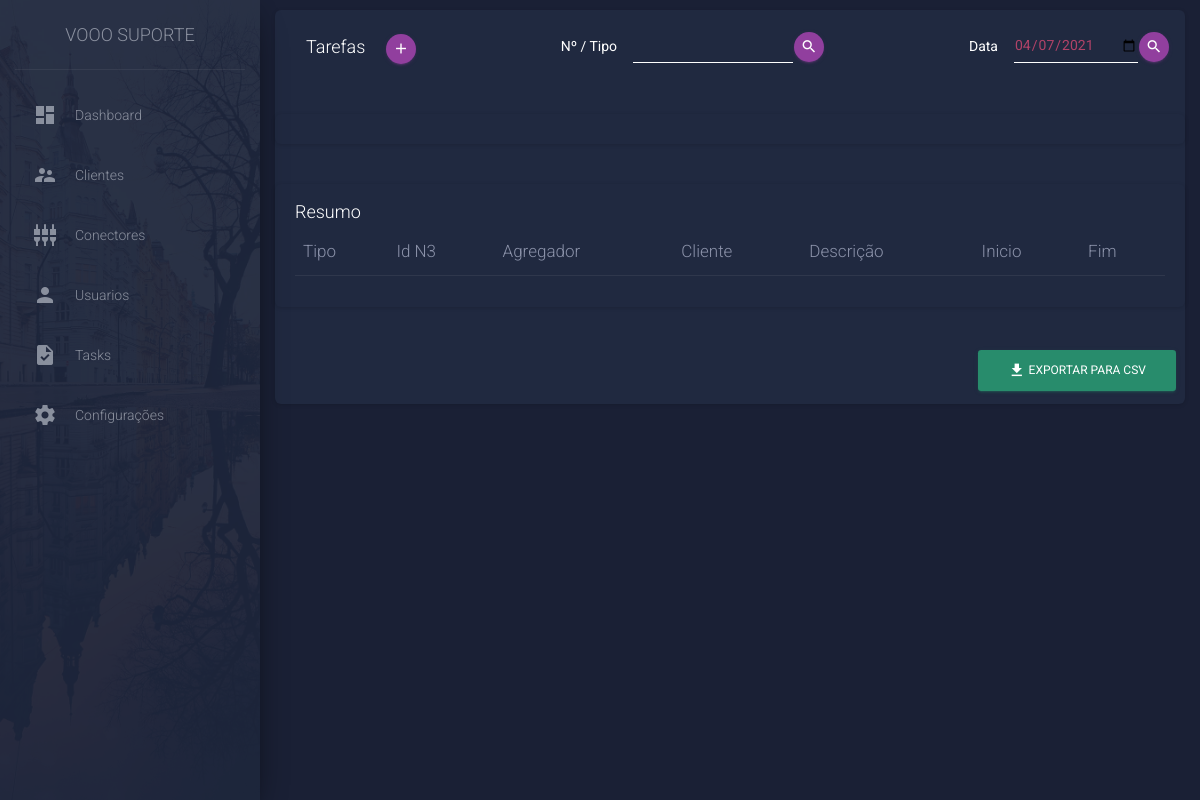
/tasks/, run on an earlier commit of the app's database.
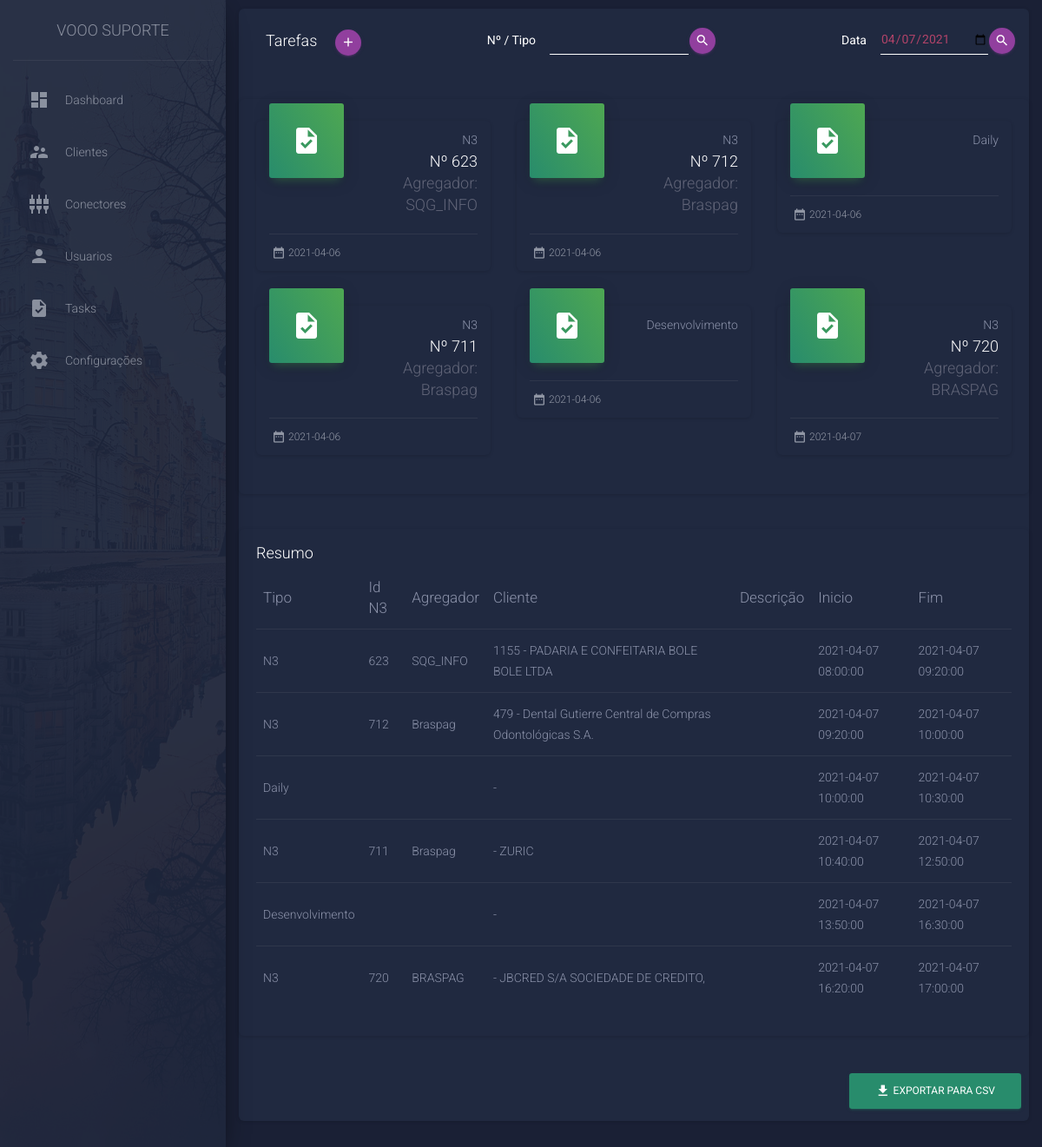
And on a later commit of the database.
### model/ModelSqlite.py (models this page shows, shortened)
class Task(db.Model):
    __tablename__ = 'task'
    id = Column(INTEGER, primary_key=True)
    name = Column(String, nullable=False, default='')
    day = Column(DATE, nullable=False, default=datetime.now())
    type_id = Column(INTEGER, ForeignKey('tasktype.id'))
    task_type = relationship('TaskType')
    order_id = Column(INTEGER, ForeignKey('order.id'))
    order = relationship('Order')
    actions = relationship('Action', backref='Task', lazy=False)

class TaskType(db.Model):
    __tablename__ = 'tasktype'
    id = Column(INTEGER, primary_key=True)
    name = Column(String, nullable=False, default='')

class Order(db.Model):
    __tablename__ = 'order'
    id = Column(INTEGER, primary_key=True)
    number = Column(INTEGER, nullable=False, default='0')
    client_name = Column(String)
    client_id = Column(String)
    aggregator = Column(String)

class Action(db.Model):
    __tablename__ = 'action'
    id = Column(INTEGER, primary_key=True)
    description = Column(String, nullable=False, default='')
    init = Column(DATETIME, default=datetime.now())
    finish = Column(DATETIME, nullable=True)
    finished = Column(BOOLEAN, nullable=False, default=False)
    task_id = Column(INTEGER, ForeignKey('task.id'))

### __main__.py (the view)
@app.route('/tasks/', methods=['GET', 'POST'])
def tasks():
    try:
        sumary_date = datetime.now().strftime('%Y-%m-%d') \
            if request.method == 'GET' else request.form['sumary_date']
        search = request.form['search'] if 'search' in request.form else None
        if search:
            tasks = taskDao.load_by_search(search)
        else:
            tasks = taskDao.load_by_date(sumary_date)
        sumary = orderDao.sumary(sumary_date)
        task_types = load_task_types()
        return render_template(locate_html('tasks'), tasks=tasks, task_types=task_types, sumary=sumary,
                               sumary_date=sumary_date)
    except Exception as e:
        abort(500, description=e)

### __main__.py (called while the page is built)
def locate_html(page: str) -> str:
    return f'pages/{page}.html'

def load_task_types():
    task_types = taskTypeDao.load()
    def set_selected(item):
        item.selected = item.name == 'N3'
        return item
    return list(map(set_selected, task_types))

### model/OrderDao.py (called while the page is built)
def sumary(sumary_date: str):
    sumary_date = datetime.strptime(sumary_date, '%Y-%m-%d')
    finish = sumary_date + timedelta(hours=23, minutes=59, seconds=59)
    query = db.session.query(Task.id, Action, TaskType, Order) \
        .outerjoin(Action, Action.task_id == Task.id) \
        .join(TaskType, TaskType.id == Task.type_id) \
        .outerjoin(Order, Order.id == Task.order_id) \
        .filter(Action.init >= sumary_date, Action.finish <= finish)
    return query.all()

### model/TaskDao.py (called while the page is built)
def load_by_date(sumary_date):
    query = db.session.query(Task, Action, TaskType, Order) \
        .join(Action, Action.task_id == Task.id) \
        .join(TaskType, TaskType.id == Task.type_id) \
        .outerjoin(Order, Order.id == Task.order_id) \
        .filter(Action.init >= sumary_date)
    return query.all()

### model/TaskTypeDao.py (called while the page is built)
def load():
    return TaskType.query.all()

### template/pages/tasks.html (shortened to what this page needs)
{% extends "./layout/layout.html" %}
{% block content %}
<nav class="navbar navbar-expand-lg navbar-transparent">
  <div class="container">
    <div class="navbar-translate">
      <a class="navbar-brand text-white" href="/tasks/">Tarefas</a>
      <button type="button" class="btn btn-primary btn-raised btn-fab btn-fab-mini btn-round" data-toggle="modal"
        data-target="#modalNewTask">
        <i class="material-icons">add</i>
      </button>
    </div>
    <div class="collapse navbar-collapse">
      <form class="form-inline ml-auto" action="/tasks/" method="POST">
        <label class="text-white mr-3">Nº / Tipo </label>
        <div class="form-group has-white">
          <input type="text" class="form-control" name="search">
        </div>
        <button type="submit" class="btn btn-primary btn-raised btn-fab btn-fab-mini btn-round">
          <i class="material-icons">search</i>
        </button>
      </form>
      <form class="form-inline ml-auto" action="/tasks/" method="POST">
        <label class="text-white mr-3">Data </label>
        <div class="form-group has-white">
          <input type="date" class="form-control" name="sumary_date" value="{{ sumary_date }}">
        </div>
        <button type="submit" class="btn btn-primary btn-raised btn-fab btn-fab-mini btn-round">
          <i class="material-icons">search</i>
        </button>
      </form>
    </div>
  </div>
</nav>
<div class="card">
  <div class="card-body">
    <div class="row">
      {% for task in tasks %}
      <div class="col-md-4 col-sm-4">
        <a href="/task/{{ task.Task.id }}">
          <div class="card card-stats">
            <div class="card-header card-header-success card-header-icon">
              <div class="card-icon">
                <i class="material-icons">task</i>
              </div>
              <p class="card-category">{{task.TaskType.name}}</p>
              {% if task.Order %}
              <h4 class="card-title"> Nº {{task.Order.number}}</h4>
              <h4 class="card-title">Agregador: {{task.Order.aggregator}}</h4>
              {% endif %}
            </div>
            <div class="card-footer">
              <div class="stats">
                <i class="material-icons">date_range</i> {{task.Task.day}}
              </div>
            </div>
          </div>
        </a>
      </div>
      {% endfor %}
    </div>
  </div>
</div>
<div class="card">
  <div class="card-body">
    <h4 class="card-title text-white">Resumo</h4>
    <table class="table">
      <thead>
        <th>Tipo</th>
        <th>Id N3</th>
        <th>Agregador</th>
        <th>Cliente</th>
        <th>Descrição</th>
        <th>Inicio</th>
        <th>Fim</th>
      </thead>
      <tbody>
        {% for item in sumary %}
        <tr>
          <td>{{item.TaskType.name}}</td>
          <td>{{item.Order.number}}</td>
          <td>{{item.Order.aggregator}}</td>
          <td>{{item.Order.client_id}} - {{item.Order.client_name}}</td>
          <td>{{item.Action.description}}</td>
          <td>{{item.Action.init}}</td>
          <td>{{item.Action.finish}}</td>
        </tr>
        {% endfor %}
      </tbody>
    </table>
  </div>
</div>
<div class="d-flex justify-content-end p-2">
  <form action="/exportCSV/" method="POST">
    <button class="btn btn-success" type="submit">
      <i class="material-icons">file_download</i> Exportar para CSV
    </button>
  </form>
{% endblock %}

### template/layout/layout.html (shortened to what this page needs)
<!DOCTYPE html>
<html lang="pt-br">
<head>
  <link rel="stylesheet" href="https://maxcdn.bootstrapcdn.com/font-awesome/latest/css/font-awesome.min.css">
  <link href="{{url_for('static', filename='assets/css/material-dashboard.css')}}" rel="stylesheet" />
  <link href="{{ url_for('static', filename='assets/demo/demo.css') }}" rel="stylesheet" />
</head>
<body class="dark-edition">
  <div class="wrapper ">
    <div class="sidebar" data-color="purple" data-background-color="black" data-image="{{ url_for('static', filename='assets/img/sidebar-2.jpg')}}">
      <div class="logo"><a href="http://www.creative-tim.com" class="simple-text logo-normal">
          Vooo Suporte
        </a></div>
      <div class="sidebar-wrapper">
        <ul class="nav">
          <li class="nav-item  ">
            <a class="nav-link" href="/dashboard">
              <i class="material-icons">dashboard</i>
              <p>Dashboard</p>
            </a>
          </li>
          <li class="nav-item ">
            <a class="nav-link" href="/clientes">
              <i class="material-icons">supervisor_account</i>
              <p>Clientes</p>
            </a>
          </li>
          <li class="nav-item ">
            <a class="nav-link" href="/conectores">
              <i class="material-icons">settings_input_component</i>
              <p>Conectores</p>
            </a>
          </li>
          <li class="nav-item  ">
            <a class="nav-link" href="/usuarios">
              <i class="material-icons">person</i>
              <p>Usuarios</p>
            </a>
          </li>
          <li class="nav-item  ">
            <a class="nav-link" href="/tasks">
              <i class="material-icons">task</i>
              <p>Tasks</p>
            </a>
          </li>
          <li class="nav-item  ">
            <a class="nav-link" href="/settings">
              <i class="material-icons">settings</i>
              <p>Configurações</p>
            </a>
        </ul>
      </div>
    </div>
    <div class="main-panel">
        <div class="container-fluid">
          <div class="card">
          {% block content %}{% endblock %}</div>
          </div>
      </div>
  </div>
      <footer class="footer">
      </footer>
    </div>
</body>
</html>

What changed in the data, as far as the page shows it:
added Task: TaskType.name "N3", Order.number "623", Order.aggregator "SQG_INFO", Task.day "2021-04-06"
added Task: TaskType.name "N3", Order.number "712", Order.aggregator "Braspag", Task.day "2021-04-06"
added Task: TaskType.name "Daily", Task.day "2021-04-06"
added Task: TaskType.name "N3", Order.number "711", Order.aggregator "Braspag", Task.day "2021-04-06"
added Task: TaskType.name "Desenvolvimento", Task.day "2021-04-06"
added Task: TaskType.name "N3", Order.number "720", Order.aggregator "BRASPAG", Task.day "2021-04-07"
added Action: TaskType.name "N3", Order.number "623", Order.aggregator "SQG_INFO", Order.client_id "1155", Order.client_name "PADARIA E CONFEITARIA BOLE BOLE LTDA", Action.init "2021-04-07 08:00:00", Action.finish "2021-04-07 09:20:00"
added Action: TaskType.name "N3", Order.number "712", Order.aggregator "Braspag", Order.client_id "479", Order.client_name "Dental Gutierre Central de Compras Odontológicas S.A.", Action.init "2021-04-07 09:20:00", Action.finish "2021-04-07 10:00:00"
added Action: TaskType.name "Daily", Action.init "2021-04-07 10:00:00", Action.finish "2021-04-07 10:30:00"
added Action: TaskType.name "N3", Order.number "711", Order.aggregator "Braspag", Order.client_name "ZURIC", Action.init "2021-04-07 10:40:00", Action.finish "2021-04-07 12:50:00"
added Action: TaskType.name "Desenvolvimento", Action.init "2021-04-07 13:50:00", Action.finish "2021-04-07 16:30:00"
added Action: TaskType.name "N3", Order.number "720", Order.aggregator "BRASPAG", Order.client_name "JBCRED S/A SOCIEDADE DE CREDITO,", Action.init "2021-04-07 16:20:00", Action.finish "2021-04-07 17:00:00"
